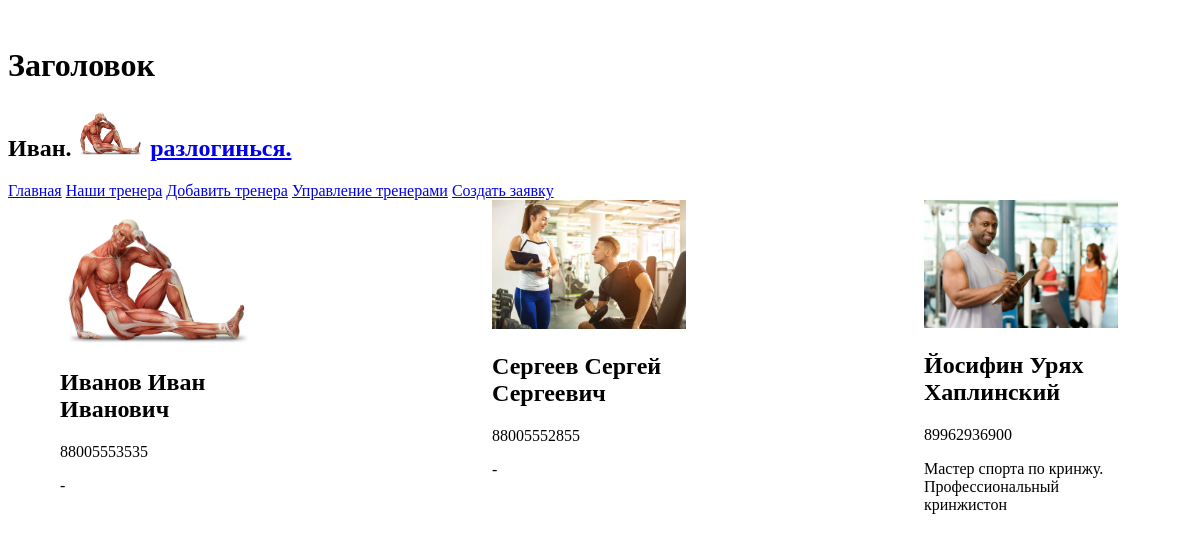
The page / (signed in) on the database its author committed.
### tables this page shows
CREATE TABLE `users` (
  `id_user` int(11) NOT NULL,
  `surname` varchar(100) NOT NULL,
  `name` varchar(100) NOT NULL,
  `patronymic` varchar(100) DEFAULT NULL,
  `phone` varchar(12) NOT NULL,
  `password` varchar(100) NOT NULL,
  `birthday` date NOT NULL,
  `photo` varchar(200) DEFAULT NULL,
  `gender` varchar(1) NOT NULL,
  `created_at` datetime NOT NULL,
  `awards` varchar(500) DEFAULT NULL,
  `role` int(11) NOT NULL
);

### index.php (the view)
<?php
include "header.php";
?>
<div class="cards">
    <?php
    $sql_query = "select surname,name,patronymic,photo,awards,phone from users where role=3";
    $result = mysqli_query($con, $sql_query);
    while ($trener = mysqli_fetch_assoc($result)) {
    ?>
        <div class="card">
            <div class="img-container">
                <img src="./img/treners/<?= $trener["photo"]; ?>" alt="">
            </div>
            <h2><?= $trener["surname"] . " " . $trener["name"] . " " . $trener["patronymic"]; ?></h2>
            <p><?= $trener["phone"]; ?></p>
            <p><?= $trener["awards"]; ?></p>
        </div>
    <?php
    }
    ?>
</div>
</body>
</html>

### header.php (shortened to what this page needs)
<!DOCTYPE html>
<html lang="ru">
<head>
    <link rel="stylesheet" href="../style.css">
</head>
<?php
$con = mysqli_connect('localhost', 'root', '', 'fitness_rakhmatullin');
if (isset($_COOKIE['user'])) {
    $user = $_COOKIE['user'];
    $query = "SELECT * FROM users WHERE `id_user`='$user'";
    $res = $con->query($query);
    $account = mysqli_fetch_assoc($res);
}
?>
<body>
    <header>
        <div class="logo">
            <h1>Заголовок</h1>
            <?php
            if (isset($account)) {
            ?>
                <h2><?= $account['name'] ?>. <img style="height: 50px" src="../img/users/<?= $account['photo'] ?>" alt="<?= $account['name'] ?>"> <a href="/user/logOut.php">разлогинься.</a> </h2>
            <?php
            }
            ?>
        </div>
        <nav>
            <a href="/">Главная</a>
            <a href="/ourTreners.php">Наши тренера</a>
            <a href="/addTrener.php">Добавить тренера</a>
            <a href="/editTrener.php">Управление тренерами</a>
            <a href="/addOrder.php">Создать заявку</a>
        </nav>
    </header>

### style.css (style rules this page uses)
.cards { width: 90vw; margin: 0 auto; display: flex; justify-content: space-between; flex-wrap: wrap; }
.card { width: 20%; }
.img-container { width: 90%; overflow: hidden; }
.card img { width: 100%; height: 100%; }

### rows shown on the page
users: name "Иван", photo (picture), surname "Иванов", patronymic "Иванович", phone "88005553535", awards "-"
users: photo (picture), surname "Сергеев", name "Сергей", patronymic "Сергеевич", phone "88005552855", awards "-"
users: photo (picture), surname "Йосифин", name "Урях", patronymic "Хаплинский", phone "89962936900", awards "Мастер спорта по кринжу. Профессиональный кринжистон"
